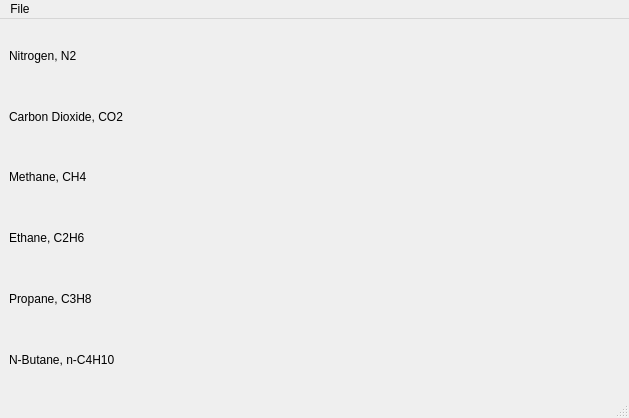
<?xml version="1.0" encoding="UTF-8"?>
<ui version="4.0">
 <class>MainWindow</class>
 <widget class="QMainWindow" name="MainWindow">
  <property name="geometry">
   <rect>
    <x>0</x>
    <y>0</y>
    <width>629</width>
    <height>418</height>
   </rect>
  </property>
  <property name="windowTitle">
   <string>ایستگاه تقلیل فشار</string>
  </property>
  <widget class="QWidget" name="centralwidget">
   <layout class="QGridLayout" name="gridLayout">
    <item row="0" column="0">
     <layout class="QVBoxLayout" name="verticalLayout">
      <item>
       <widget class="QLabel" name="label">
        <property name="text">
         <string>Nitrogen, N2</string>
        </property>
       </widget>
      </item>
      <item>
       <widget class="QLabel" name="label_2">
        <property name="text">
         <string>Carbon Dioxide, CO2</string>
        </property>
       </widget>
      </item>
      <item>
       <widget class="QLabel" name="label_3">
        <property name="text">
         <string>Methane, CH4</string>
        </property>
       </widget>
      </item>
      <item>
       <widget class="QLabel" name="label_4">
        <property name="text">
         <string>Ethane, C2H6</string>
        </property>
       </widget>
      </item>
      <item>
       <widget class="QLabel" name="label_5">
        <property name="text">
         <string>Propane, C3H8</string>
        </property>
       </widget>
      </item>
      <item>
       <widget class="QLabel" name="label_6">
        <property name="text">
         <string>N-Butane, n-C4H10</string>
        </property>
       </widget>
      </item>
     </layout>
    </item>
   </layout>
  </widget>
  <widget class="QMenuBar" name="menubar">
   <property name="geometry">
    <rect>
     <x>0</x>
     <y>0</y>
     <width>629</width>
     <height>21</height>
    </rect>
   </property>
   <widget class="QMenu" name="menuFile">
    <property name="title">
     <string>File</string>
    </property>
    <addaction name="actionExit"/>
   </widget>
   <addaction name="menuFile"/>
  </widget>
  <widget class="QStatusBar" name="statusbar"/>
  <action name="actionExit">
   <property name="text">
    <string>Exit</string>
   </property>
  </action>
 </widget>
 <resources/>
 <connections/>
</ui>
